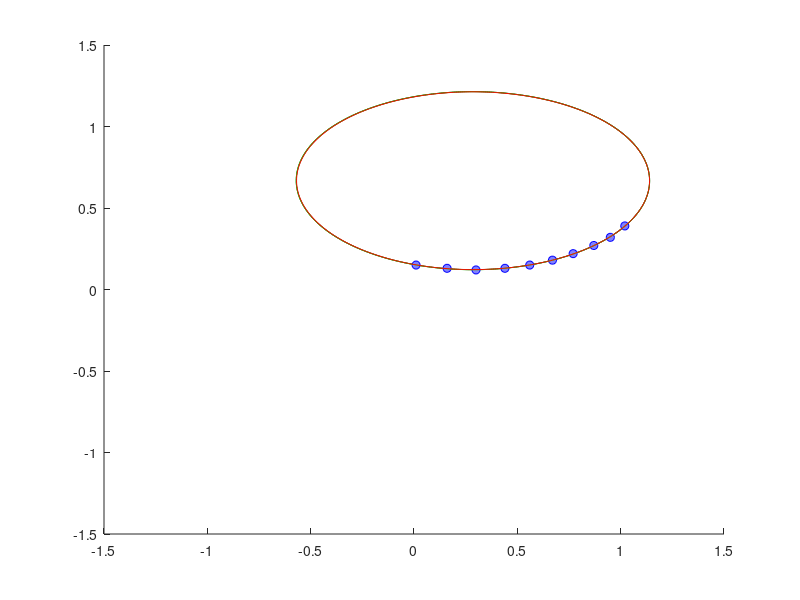

This figure's MATLAB source:
function moler_5_12
%Variabili a discrezione
xmin=-1.5;
deltax=0.01;
xmax=1.5;

ymin=-1.5;
deltay=0.01;
ymax=1.5;

x=[1.02 .95 .87 .77 .67 .56 .44 .30 .16 .01]';
y=[0.39 .32 .27 .22 .18 .15 .13 .12 .13 .15]';

%Decido di fissare f==1 e risolvere il sistema A*cf=(ones(10,1).*-1)

A=[(x.^2),(x.*y),(y.^2),x,y];
b=ones(10,1).*-1;

cf=A\b;

%Direttamente dalla traccia

[X,Y]=meshgrid(xmin:deltax:xmax,ymin:deltay:ymax);
Z=cf(1)*X.^2 +cf(2)*X.*Y + cf(3)*Y.^2 + cf(4)*X + cf(5)*Y + 1;

hold on

contour(X,Y,Z,[0 0],'k');

plot(x,y,'ob','MarkerFaceColor',[0.5 0.5 1]);

%%
% Non sono convinto che debba andare a finire così

%Perturbazioni "omogenee" (identico p per ogni parametro)

p=rand()*0.001-0.0005;

A_p=[((x+p).^2),((x+p).*(y+p)),((y+p).^2),x+p,y+p];

cf=A_p\(b+p);

Z=cf(1)*X.^2 +cf(2)*X.*Y + cf(3)*Y.^2 + cf(4)*X + cf(5)*Y + 1;

contour(X,Y,Z,[0 0],'g');

%Perturbazioni "caotiche" (p varia per ogni parametro)

p=rand(7).*0.001-0.0005;

A_p=[((x+p(1)).^2),((x+p(2)).*(y+p(3))),((y+p(4)).^2),x+p(5),y+p(6)];

cf=A_p\(b+p(7));

Z=cf(1)*X.^2 +cf(2)*X.*Y + cf(3)*Y.^2 + cf(4)*X + cf(5)*Y + 1;

contour(X,Y,Z,[0 0],'r');






